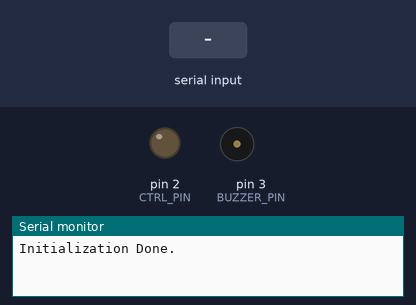
Bench run of a sketch on a simulated Arduino Uno, built with avr-gcc and run on an emulated ATmega328P. Shown: output pins drawn as LEDs (lit = HIGH), buzzer (waves = sounding), the last lines printed to the serial monitor. The test bench sets the inputs (shaded band).

Above: at 1.2 s.
1.3 s: "1\n" received over Serial
At 1.7 s:
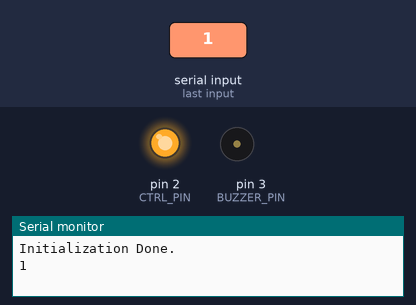
2.8 s: "2\n" received over Serial
At 3.2 s:
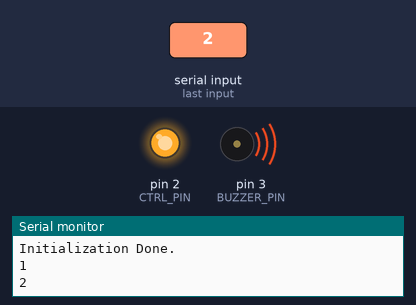
4.8 s: byte 10 ('\n') received over Serial
At 5.5 s:
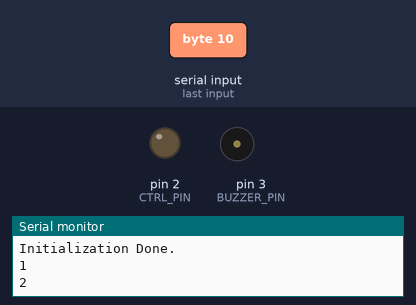
6.3 s: "2\n" received over Serial
At 6.7 s:
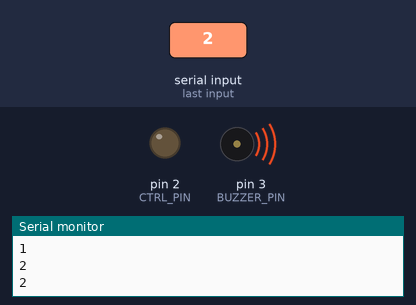
Timing chart, 0 to 9.3 s (numbered marks = the images above; inputs shaded):
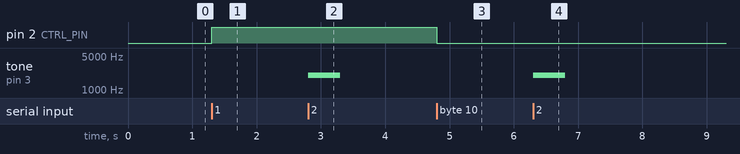

Measured:
- after the input at 1.3 s, pin 2 (CTRL_PIN): LOW → HIGH at once
- after the input at 2.8 s, tone on pin 3 (BUZZER_PIN): silent → 2000 Hz at once, → silent 0.50 s later
- after the input at 4.8 s, pin 2 (CTRL_PIN): HIGH → LOW at once
- after the input at 6.3 s, tone on pin 3 (BUZZER_PIN): silent → 2000 Hz at once, → silent 0.50 s later

The sketch:

ThermalStatArduino.ino
```cpp
#include "DHT.h"

const int DHTPIN = 7;
const int CTRL_PIN = 2;
const int BUZZER_PIN = 3;
const int DHTTYPE = DHT11;

String inputString = "";
bool stringComplete = false;
float h = 0;
float t = 0;

DHT dht(DHTPIN, DHTTYPE);


void setup(){
  Serial.begin(9600);
  pinMode(CTRL_PIN, OUTPUT);
  pinMode(BUZZER_PIN, OUTPUT);
  digitalWrite(CTRL_PIN, LOW);
  dht.begin();
  Serial.println("Initialization Done.");
}


void loop(){
   if (stringComplete) {
    Serial.println(inputString);
    if (inputString == String("0\n")){
      digitalWrite(CTRL_PIN, LOW);
    }
    else if ((inputString == String("1\n"))){
      digitalWrite(CTRL_PIN, HIGH);
    }
    else if((inputString==String("2\n"))){
      bee();
    }
    else if((inputString==String("3\n"))){
      bee_bee();
    }
    else if((inputString==String("4\n"))){
      read_dht11();
    }
    else{
      digitalWrite(CTRL_PIN, LOW);
    }

    inputString = "";
    stringComplete = false;
  }
}


void bee(){
   tone(BUZZER_PIN, 2000);
   delay(500);
   noTone(BUZZER_PIN);
}


void bee_bee() {
   tone(BUZZER_PIN, 2000);
   delay(250);
   noTone(BUZZER_PIN);
   delay(50);
   tone(BUZZER_PIN, 2000);
   delay(250);
   noTone(BUZZER_PIN);
}


void read_dht11() {
  h = dht.readHumidity();
  t = dht.readTemperature();
  if (isnan(h) || isnan(t)) {
     h = 0;
     t = 0;
  }

  Serial.print('#');
  Serial.print(h);
  Serial.print('#');
  Serial.print(t);
}


/*
  SerialEvent occurs whenever a new data comes in the hardware serial RX. This
  routine is run between each time loop() runs, so using delay inside loop can
  delay response. Multiple bytes of data may be available.
*/
void serialEvent() {
  while (Serial.available()) {
    // get the new byte:
    char inChar = (char)Serial.read();
    // add it to the inputString:
    inputString += inChar;
    // if the incoming character is a newline, set a flag so the main loop can
    // do something about it:
    if (inChar == '\n') {
      stringComplete = true;
    }
  }
}
```
